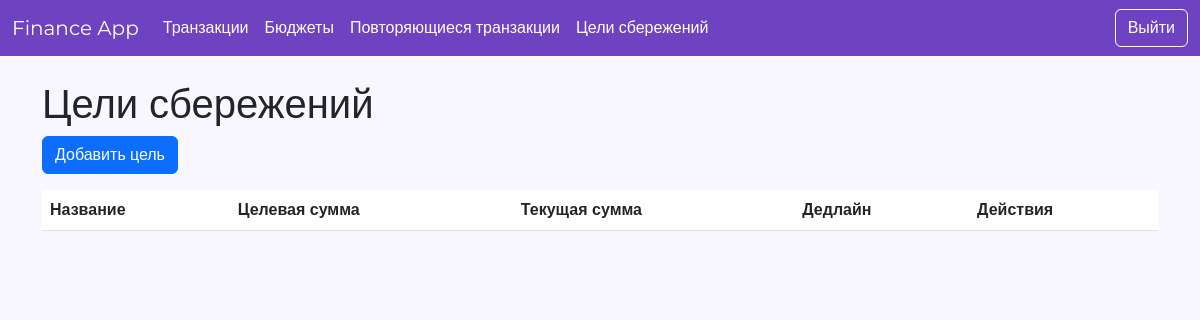
The app's page /finance/savings-goals/ (signed in), older data.
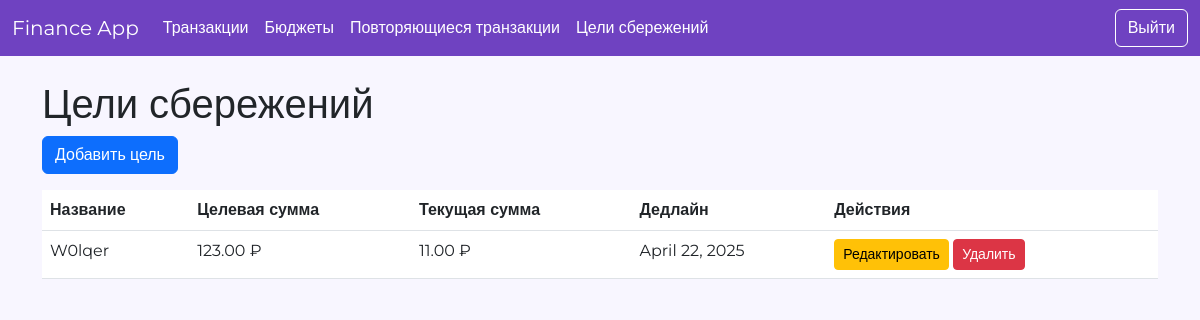
The same page, newer data.
### finance/models.py (models this page shows, shortened)
class SavingsGoal(models.Model):
    user = models.ForeignKey(User, on_delete=models.CASCADE)
    name = models.CharField(max_length=255)
    target_amount = models.DecimalField(max_digits=10, decimal_places=2)
    current_amount = models.DecimalField(max_digits=10, decimal_places=2, default=0)
    deadline = models.DateField()
    image = models.ImageField(upload_to='savings_goals/', blank=True, null=True)  # Поле для медиафайлов

### finance/views.py (the view)
# urls.py: path('savings-goals/', views.savings_goal_list, name='savings_goal_list'),
@login_required
def savings_goal_list(request):
    savings_goals = SavingsGoal.objects.filter(user=request.user)
    return render(request, 'finance/savings_goal_list.html', {'savings_goals': savings_goals})

### finance/templates/finance/savings_goal_list.html
{% extends 'finance/base.html' %}
{% block content %}
<h1>Цели сбережений</h1>
<a href="{% url 'add_savings_goal' %}" class="btn btn-primary mb-3">Добавить цель</a>
<table class="table">
    <thead>
        <tr>
            <th>Название</th>
            <th>Целевая сумма</th>
            <th>Текущая сумма</th>
            <th>Дедлайн</th>
            <th>Действия</th>
        </tr>
    </thead>
    <tbody>
        {% for goal in savings_goals %}
        <tr>
            <td>{{ goal.name }}</td>
            <td>{{ goal.target_amount }} ₽</td>
            <td>{{ goal.current_amount }} ₽</td>
            <td>{{ goal.deadline }}</td>
            <td>
                <a href="{% url 'edit_savings_goal' goal.id %}" class="btn btn-sm btn-warning">Редактировать</a>
                <a href="{% url 'delete_savings_goal' goal.id %}" class="btn btn-sm btn-danger">Удалить</a>
            </td>
        </tr>
        {% endfor %}
    </tbody>
</table>
{% endblock %}

Row changes from the older to the newer data that the page shows:
added SavingsGoal: name "W0lqer", target_amount "123.00", current_amount "11.00", deadline "April 22, 2025"
